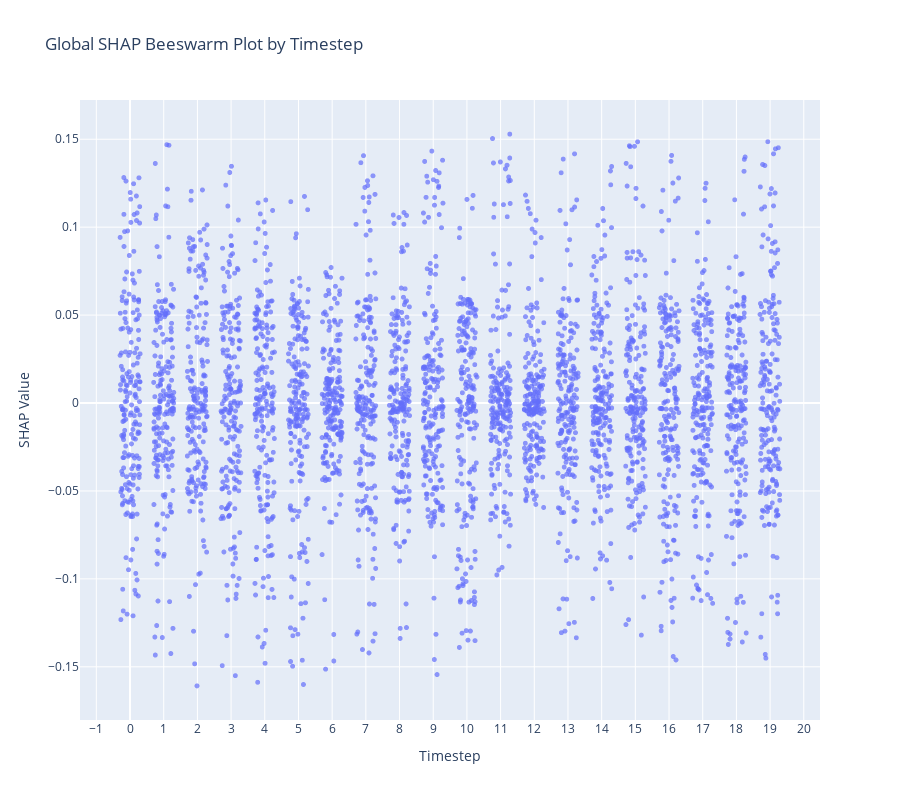

This figure's notebook cell:
### Code cell
# Assume shap_values is computed earlier and has shape (200, n_timesteps)
# For example, from:
# shap_values = explainer_shap.shap_values(X_test_shap)
# if isinstance(shap_values, list):
#     shap_values = shap_values[0]

n_samples, n_timesteps, _ = shap_values.shape

# Unroll the matrix to a long-form DataFrame.
df_beeswarm = pd.DataFrame({
    "timestep": np.repeat(np.arange(n_timesteps), n_samples),
    "shap_value": shap_values.flatten()
})

# Add a small jitter to the timestep values so that points don't all stack on top of each other.
jitter = np.random.uniform(-0.3, 0.3, size=df_beeswarm.shape[0])
df_beeswarm["timestep_jitter"] = df_beeswarm["timestep"] + jitter

# Create the beeswarm plot using Plotly Express.
fig = px.scatter(
    df_beeswarm,
    x="timestep_jitter",
    y="shap_value",
    title="Global SHAP Beeswarm Plot by Timestep",
    labels={"timestep_jitter": "Timestep", "shap_value": "SHAP Value"},
    opacity=0.7
)

# Adjust marker size and x-axis ticks.
fig.update_traces(marker=dict(size=5))
fig.update_layout(
    xaxis=dict(tickmode="linear", dtick=1),
    height=800
)

fig.show()

### Figure 1 — Plotly figure (JSON) as saved in the notebook; plotly's stock layout.template omitted (floating-point values rounded to 4 significant figures; data arrays with more than 128 entries replaced by an {"elided": "..."} marker saying what was removed)
{"data": [{"hovertemplate": "Timestep=%{x}<br>SHAP Value=%{y}<extra></extra>", "legendgroup": "", "marker": {"color": "#636efa", "opacity": 0.7, "size": 5, "symbol": "circle"}, "mode": "markers", "name": "", "showlegend": false, "type": "scattergl", "x": {"elided": "4000 float values"}, "xaxis": "x", "y": {"elided": "4000 float values"}, "yaxis": "y"}], "layout": {"height": 800, "legend": {"tracegroupgap": 0}, "title": {"text": "Global SHAP Beeswarm Plot by Timestep"}, "xaxis": {"anchor": "y", "domain": [0, 1], "dtick": 1, "tickmode": "linear", "title": {"text": "Timestep"}}, "yaxis": {"anchor": "x", "domain": [0, 1], "title": {"text": "SHAP Value"}}}}
